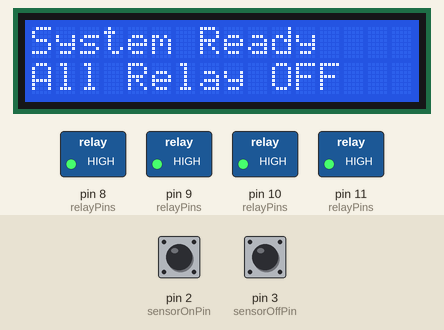
Simulated run of this sketch. Board: Arduino Uno, built with avr-gcc and run on an emulated ATmega328P. Shown: 16×2 character LCD, switched loads named in the sketch (green lamp = pin HIGH). The inputs (shaded band) are chosen by the test bench; at power-on: pin 2 (sensorOnPin) HIGH, pin 3 (sensorOffPin) HIGH. What the sketch prints to the serial monitor is not drawn.

Above: at 1.2 s.
1.3 s: pin 2 (sensorOnPin) driven LOW
At 2.5 s:
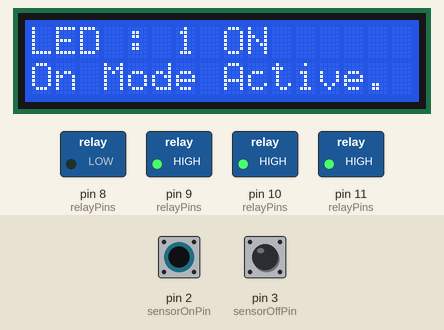
3.6 s: pin 3 (sensorOffPin) driven LOW
At 4.0 s:
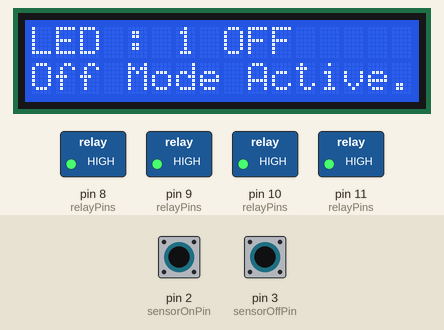
5.1 s: pin 3 (sensorOffPin) pulsed HIGH 2 times (0.12 s each, 0.3 s apart)
At 6.0 s:
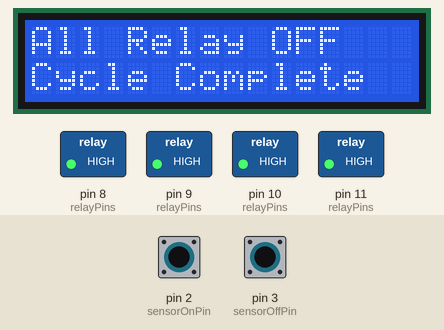
7.2 s: pin 2 (sensorOnPin) pulsed HIGH 5 times (0.12 s each, 0.3 s apart)
At 9.6 s:
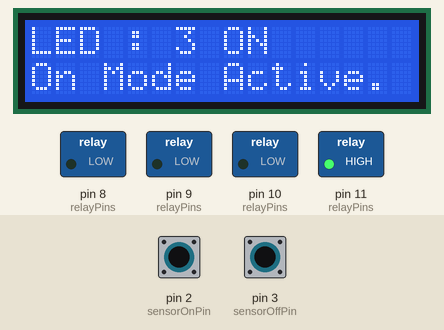
Timing chart, 0 to 11.1 s (numbered marks = the images above; inputs shaded):
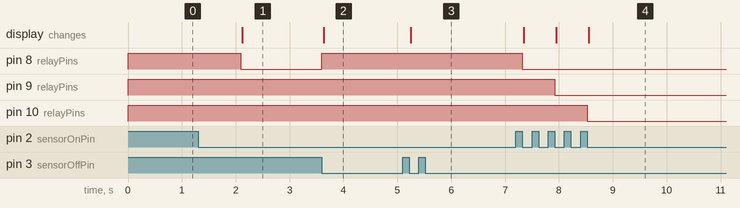

The sketch:

HOME_AUTOMAION_USING_IR_PROXIMITY_MOTION.ino
```cpp
#include <Wire.h>
#include <LiquidCrystal_I2C.h>

LiquidCrystal_I2C lcd(0x27, 16, 2);

// Sensor pins
const int sensorOnPin  = 2;
const int sensorOffPin = 3;

// Relay pins
const int relay1 = 8;
const int relay2 = 9;
const int relay3 = 10;
const int relay4 = 11;

// Relay state array
int relayPins[4] = {relay1, relay2, relay3, relay4};
bool relayState[4] = {false, false, false, false};

// Counters
int onCount = 0;
int offCount = 0;

// Previous sensor states
bool lastOnSensorState = HIGH;
bool lastOffSensorState = HIGH;

// Debounce time
unsigned long lastOnTriggerTime = 0;
unsigned long lastOffTriggerTime = 0;
const unsigned long debounceDelay = 500;

// Startup delay
unsigned long startupDelayEnd = 0;

void showLCDMessage(String line1, String line2) {
  lcd.clear();
  lcd.setCursor(0, 0);
  lcd.print(line1);
  lcd.setCursor(0, 1);
  lcd.print(line2);
}

void setup() {
  Serial.begin(9600);

  for (int i = 0; i < 4; i++) {
    pinMode(relayPins[i], OUTPUT);
    digitalWrite(relayPins[i], HIGH);   // active LOW relay OFF
    relayState[i] = false;
  }

  pinMode(sensorOnPin, INPUT_PULLUP);
  pinMode(sensorOffPin, INPUT_PULLUP);

  lcd.init();
  lcd.backlight();
  showLCDMessage("System Ready", "All Relay OFF");

  lastOnSensorState = digitalRead(sensorOnPin);
  lastOffSensorState = digitalRead(sensorOffPin);

  startupDelayEnd = millis() + 2000;

  Serial.println("System Ready");
}

void loop() {
  if (millis() < startupDelayEnd) return;

  bool currentOnSensorState = digitalRead(sensorOnPin);
  bool currentOffSensorState = digitalRead(sensorOffPin);

  // SENSOR 1 -> TURN ON RELAYS ONE BY ONE
  if (lastOnSensorState == HIGH && currentOnSensorState == LOW) {
    if (millis() - lastOnTriggerTime > debounceDelay) {
      lastOnTriggerTime = millis();

      // whenever ON mode starts, reset OFF counter
      offCount = 0;

      if (onCount < 4) {
        if (!relayState[onCount]) {
          turnRelayOn(onCount);
          onCount++;
        }
      } else {
        Serial.println("All relays already ON");
        showLCDMessage("All Relay ON", "Cycle Complete");
      }
    }
  }

  // SENSOR 2 -> TURN OFF RELAYS ONE BY ONE
  if (lastOffSensorState == HIGH && currentOffSensorState == LOW) {
    if (millis() - lastOffTriggerTime > debounceDelay) {
      lastOffTriggerTime = millis();

      // whenever OFF mode starts, reset ON counter
      onCount = 0;

      if (offCount < 4) {
        if (relayState[offCount]) {
          turnRelayOff(offCount);
          offCount++;
        }
      } else {
        Serial.println("All relays already OFF");
        showLCDMessage("All Relay OFF", "Cycle Complete");
      }
    }
  }

  lastOnSensorState = currentOnSensorState;
  lastOffSensorState = currentOffSensorState;

  // Optional auto reset after full ON
  if (allRelaysOn()) {
    onCount = 4;
  }

  // Optional auto reset after full OFF
  if (allRelaysOff()) {
    offCount = 4;
  }
}

void turnRelayOn(int index) {
  if (index >= 0 && index < 4) {
    digitalWrite(relayPins[index], LOW);   // active LOW relay ON
    relayState[index] = true;

    lcd.clear();
    lcd.setCursor(0, 0);
    lcd.print("LED : ");
    lcd.print(index + 1);
    lcd.print(" ON");
    lcd.setCursor(0, 1);
    lcd.print("On Mode Active.");

    Serial.print("Relay ");
    Serial.print(index + 1);
    Serial.println(" ON");
  }
}

void turnRelayOff(int index) {
  if (index >= 0 && index < 4) {
    digitalWrite(relayPins[index], HIGH);   // active LOW relay OFF
    relayState[index] = false;

    lcd.clear();
    lcd.setCursor(0, 0);
    lcd.print("LED : ");
    lcd.print(index + 1);
    lcd.print(" OFF");
    lcd.setCursor(0, 1);
    lcd.print("Off Mode Active.");

    Serial.print("Relay ");
    Serial.print(index + 1);
    Serial.println(" OFF");
  }
}

bool allRelaysOn() {
  for (int i = 0; i < 4; i++) {
    if (!relayState[i]) return false;
  }
  return true;
}

bool allRelaysOff() {
  for (int i = 0; i < 4; i++) {
    if (relayState[i]) return false;
  }
  return true;
}
```

Measured:
- after the input at 1.3 s, pin 8 (relayPins): HIGH → LOW after 0.79 s; the display: changes after 0.82 s (image 1)
- after the input at 3.6 s, pin 8 (relayPins): LOW → HIGH at once; the display: changes at once (image 2)
- after the input at 5.1 s, the display: changes after 0.15 s (image 3)
- after the input at 7.2 s, pin 8 (relayPins): HIGH → LOW after 0.12 s; pin 9 (relayPins): HIGH → LOW after 0.72 s; pin 10 (relayPins): HIGH → LOW after 1.3 s; the display: first changes after 0.15 s (image 4 shows a later state)
